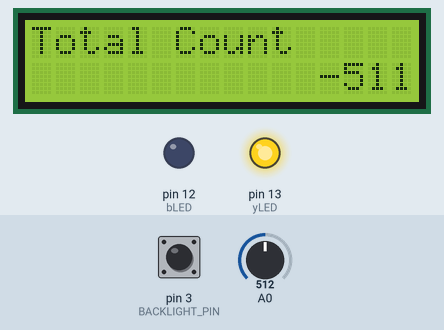
Simulated run of this sketch. Board: Arduino Uno, built with avr-gcc and run on an emulated ATmega328P. Parts: 16×2 character LCD, output pins drawn as LEDs (lit = HIGH). Inputs (shaded band) come from the test bench; at power-on: pin 3 (BACKLIGHT_PIN) HIGH, A0 = 512. EEPROM starts erased; what the sketch prints to the serial monitor is not drawn.

Above: at 1.2 s.
1.3 s: pin 3 (BACKLIGHT_PIN) pulled LOW for 0.15 s
At 2.6 s:
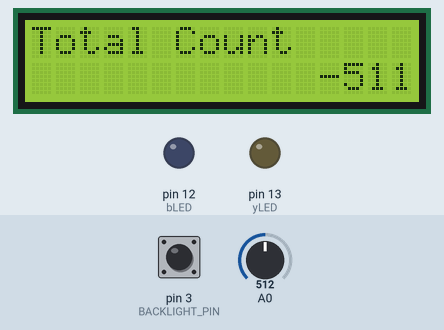
4.4 s: pin 3 (BACKLIGHT_PIN) pulled LOW for 1 s
At 6.5 s:
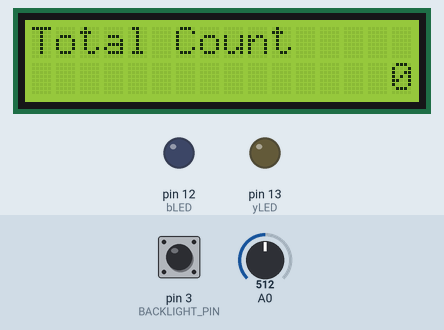
8.4 s: pin 3 (BACKLIGHT_PIN) pulled LOW for 3.2 s
Timing chart, 0 to 14.2 s (numbered marks = the images above; inputs shaded):
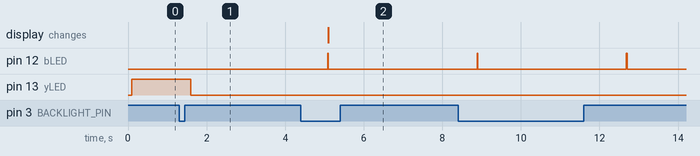

The sketch:

Counter.ino
```cpp
#include <EEPROM.h>
#include <Wire.h>
#include <LCD.h>
#include <LiquidCrystal_I2C.h>

#define I2C_ADDR 0x27
#define bLED 12
#define yLED 13
#define resetb 3
#define counterb 2
#define BACKLIGHT_PIN 3

int currentval;
int currentptr= EEPROM.read(0);
int totalval;

float LDR;
int but;
int state = LOW;
bool active = false;
int prevstate = HIGH;
LiquidCrystal_I2C lcd(I2C_ADDR, 2, 1, 0, 4, 5, 6, 7);

void setup() {
  Serial.begin(9600);
  currentptr = EEPROM.read(0);
  Serial.println("Start at "+(String)currentptr);
  // ---------------------------------------- LCD SET UP BEGIN
  lcd.begin (16, 2);
  // Switch on the backlight
  lcd.setBacklightPin(BACKLIGHT_PIN, POSITIVE);
  lcd.setBacklight(HIGH);
  lcd.home ();

  lcd.setCursor(0, 0);
  lcd.print("Total Count");

  //lcd.setCursor(4, 1);
  //lcd.print("test "+(String)getTotal());
  lcd.print("                ");
  printTotal();
  // ---------------------------------------- LCD SET UP END

  pinMode(13,OUTPUT);
  pinMode(12,OUTPUT);
  pinMode(2,INPUT_PULLUP);
  pinMode(3,INPUT_PULLUP);
  digitalWrite(yLED, HIGH);
  //attachInterrupt(digitalPinToInterrupt(2),check,FALLING);
  //attachInterrupt(digitalPinToInterrupt(3),clearEEPROM,FALLING);
  if(currentptr==0){
    currentptr = 1;
  }
}

void loop() {
  // put your main code here, to run repeatedly:
  LDR = analogRead(A0);

  //Serial.println("LDR value : "+ (String)LDR);
  if(LDR < 190){
    active = true;
    digitalWrite(bLED, HIGH);
    state = HIGH;
  }
  else{
    active = false;
    digitalWrite(bLED, LOW);
    state = LOW;
  }
  if(active){
    but = digitalRead(2);
    if(but==0 && prevstate == HIGH){
      delay(300);
      updateCount();
      prevstate = LOW;
    }
    else if (but ==1){
      prevstate = HIGH;
    }
  }
  int but2 = digitalRead(3);
  if(but2 == 0){
    delay(300);
    clearEEPROM();
  }
}
void check(){
  Serial.println("Interupt");
//  if(active){
//    but = digitalRead(2);
//    if(but==0){
//      updateCount();
//      if(state == HIGH){
//      state = LOW;
//      }
//      else{
//        state = HIGH;
//      }
//    }
//  }
}

void clearEEPROM(){
  digitalWrite(12,LOW);
  digitalWrite(13,LOW);
  for (int i = 0 ; i < EEPROM.length() ; i++) {
    EEPROM.write(i, 0);
  }
  EEPROM.write(0, 1);
  //EEPROM.write(1, 254);
  currentptr = 1;
  Serial.println("CLEARED");
  digitalWrite(12,HIGH);
  digitalWrite(13,state);
  lcd.setCursor(0, 1);
  lcd.print("                ");
  printTotal();
}
int getTotal(){
  int mult;
  Serial.println("In get total "+(String)currentptr);
  if(currentptr == 1){
    mult = 0;
  }
  else{
    mult = currentptr-1;
  }
  totalval= 255*(mult) + EEPROM.read(currentptr);
  //Serial.println("ptr: "+(String)currentptr+" totalval: "+totalval);
  return totalval;
}
void updateCount(){
  digitalWrite(12,LOW);
  delay(100);
  currentval = EEPROM.read(currentptr);
  if(currentval<255){
    EEPROM.write(currentptr,currentval+1);
  }
  else{
    currentptr +=1;
    EEPROM.write(0,currentptr);
    EEPROM.write(currentptr,1);
  }
  Serial.println("At "+(String)currentptr+" has "+(String)EEPROM.read(currentptr));
  digitalWrite(12,HIGH);
  printTotal();
}
void printTotal(){
  String temp=(String)getTotal();
  Serial.println("In printTotal "+(String)getTotal());
  lcd.setCursor(16-temp.length(), 1);
  lcd.print(temp);
}
```

Measured:
- after the input at 1.3 s, pin 13 (yLED): HIGH → LOW after 0.30 s
- by itself, pin 12 (bLED): alternates HIGH for 0.02 s and LOW for 3.8 s, 4 changes in all, then stays LOW
